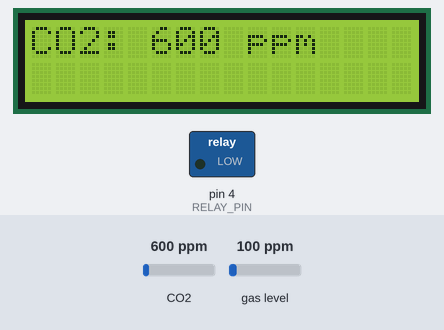
The sketch below on a simulated Arduino Uno, built with avr-gcc and run on an emulated ATmega328P. Parts: 16×2 character LCD, switched loads named in the sketch (green lamp = pin HIGH). The inputs (shaded band) are chosen by the test bench; at power-on: CO2 600 ppm, gas level 100 ppm. What the sketch prints to the serial monitor is not drawn.

Above: at 1.2 s.
1.3 s: CO2 set to 975 ppm
At 3.1 s:
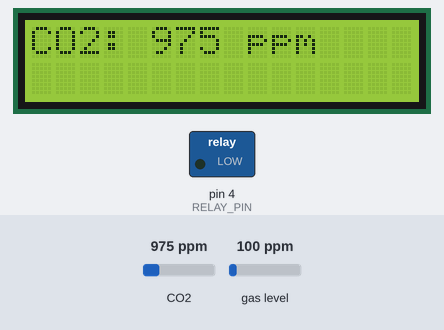
3.6 s: CO2 set to 1019 ppm
At 4.7 s:
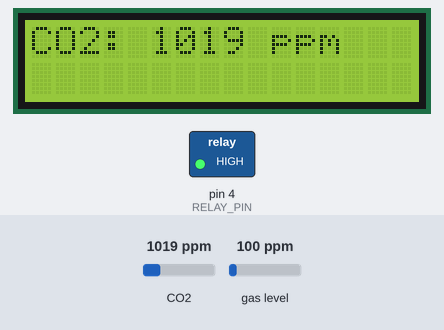
5.6 s: CO2 set to 452 ppm
At 7.4 s:
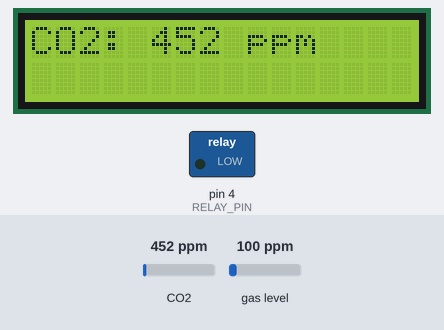
Timing chart, 0 to 8.9 s (numbered marks = the images above; inputs shaded):
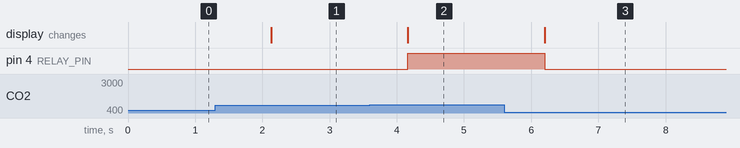

Measured:
- the behaviour switches between 1000 and 1001 ppm on CO2 (found by bisection; images 1 and 2)
- after the input at 1.3 s, the display: changes after 0.83 s (image 1)
- after the input at 3.6 s, pin 4 (RELAY_PIN): LOW → HIGH after 0.57 s; the display: changes after 0.57 s (image 2)
- after the input at 5.6 s, pin 4 (RELAY_PIN): HIGH → LOW after 0.60 s; the display: changes after 0.60 s (image 3)

The sketch:

CO2-Sensor-Demo.ino
```cpp
#include <Wire.h>
#include <LiquidCrystal_I2C.h>
#include <Adafruit_CCS811.h>

// Initialize objects
LiquidCrystal_I2C lcd(0x27, 16, 2);  // Set the LCD address to 0x27 for a 16 chars and 2 line display
Adafruit_CCS811 ccs;

// Define pins
const int RELAY_PIN = 4;  // Connect relay to digital pin 4
const int CO2_THRESHOLD = 1000;  // CO2 threshold in ppm to trigger fan

void setup() {
  Serial.begin(9600);

  // Initialize LCD
  lcd.init();
  lcd.backlight();
  lcd.clear();
  lcd.print("Initializing...");

  // Initialize relay pin
  pinMode(RELAY_PIN, OUTPUT);
  digitalWrite(RELAY_PIN, LOW);  // Start with fan off

  // Initialize CCS811
  if(!ccs.begin()){
    Serial.println("Failed to start sensor! Please check your wiring.");
    lcd.clear();
    lcd.print("Sensor Error!");
    while(1);
  }

  // Wait for the sensor to be ready
  while(!ccs.available());

  lcd.clear();
}

void loop() {
  if(ccs.available()){
    if(!ccs.readData()){
      int co2 = ccs.geteCO2();

      // Update LCD display
      lcd.clear();
      lcd.setCursor(0,0);
      lcd.print("CO2: ");
      lcd.print(co2);
      lcd.print(" ppm");

      // Control fan based on CO2 levels
      if(co2 > CO2_THRESHOLD){
        digitalWrite(RELAY_PIN, HIGH);  // Turn fan on
      } else {
        digitalWrite(RELAY_PIN, LOW);   // Turn fan off
      }

      // Print to Serial for debugging
      Serial.print("CO2: ");
      Serial.print(co2);
      Serial.println("ppm");
    }
  }
  delay(1000);  // Wait for a second before next reading
} 
```
